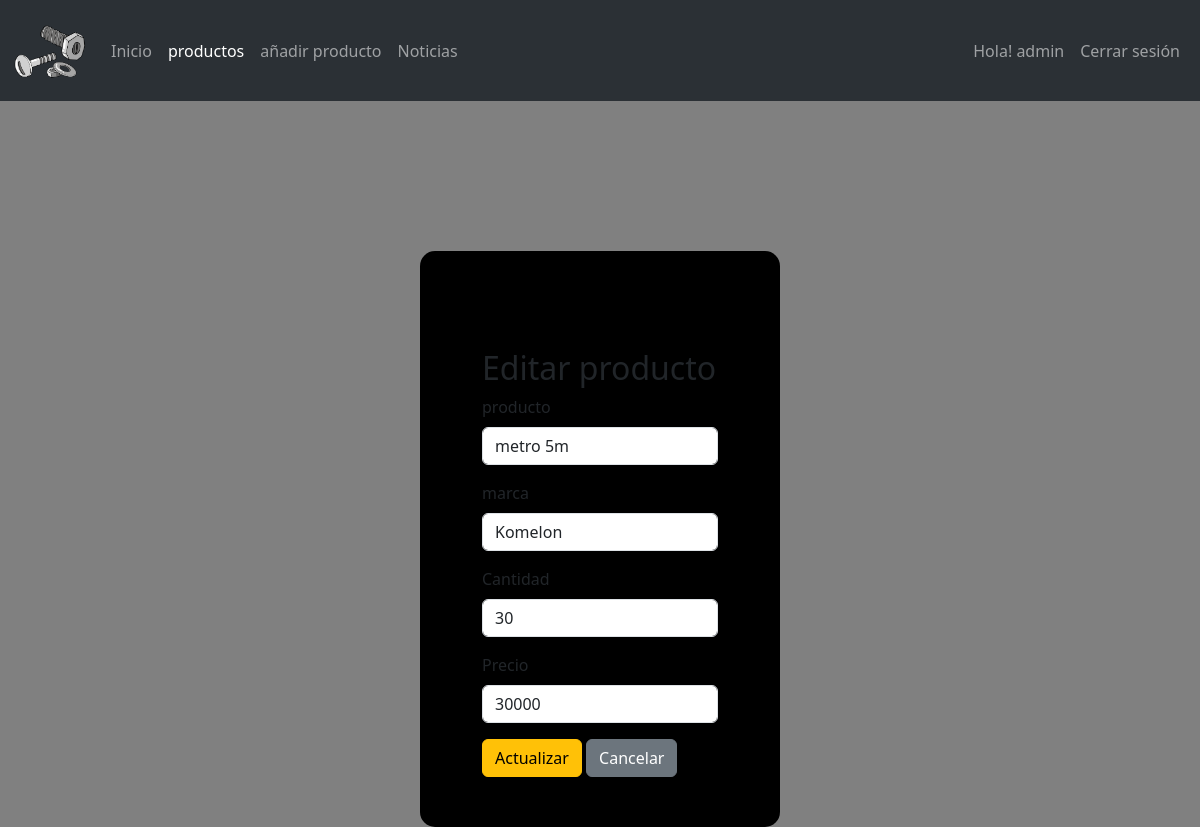
Screenshot of /admin/editar_producto.php?id=13 (signed in) with the database file from the repository.
### tables this page shows
CREATE TABLE IF NOT EXISTS `productos` (
  `id` int(11) NOT NULL AUTO_INCREMENT,
  `producto` text NOT NULL,
  `marca` text NOT NULL,
  `cantidad` int(11) NOT NULL,
  `precio` int(11) NOT NULL,
  PRIMARY KEY (`id`)
);

### admin/editar_producto.php (the view, shortened to what this page needs)
<?php
require('../conexion.php');
if (isset($_GET['id'])) {
    $id = $_GET['id'];
    $query = "SELECT * FROM productos WHERE id = $id";
    $resultado = mysqli_query($conn, $query);
    $producto = mysqli_fetch_array($resultado);
}
?>
<!DOCTYPE html>
<html lang="en">
<head>
    <link href="https://cdn.jsdelivr.net/npm/bootstrap@5.3.3/dist/css/bootstrap.min.css" rel="stylesheet">
    <link rel="stylesheet" href="../style.css">
</head>
<body>
<?php include "barra-navegacion-admin.php";
?>
    <div id="container">
        <div id="recuadro">
            <div class="container mt-5">
                <h2>Editar producto</h2>
                <form action="actualizar_producto.php" method="POST">
                    <div class="mb-3">
                        <label class="form-label">producto</label>
                        <input type="text" name="producto" class="form-control" value="<?php echo $producto['producto']; ?>" required>
                    </div>
                    <div class="mb-3">
                        <label class="form-label">marca</label>
                        <input type="text" name="marca" class="form-control" value="<?php echo $producto['marca']; ?>">
                    </div>
                    <div class="mb-3">
                        <label class="form-label">Cantidad</label>
                        <input type="int" name="cantidad" class="form-control" value="<?php echo $producto['cantidad']; ?>" required>
                    </div>
                    <div class="mb-3">
                        <label class="form-label">Precio</label>
                        <input type="int" name="precio" class="form-control" value="<?php echo $producto['precio']; ?>" required>
                    </div>
                    <button type="submit" class="btn btn-warning">Actualizar</button>
                    <a href="inventario.php" class="btn btn-secondary">Cancelar</a>
                </form>
            </div>
        </div>
    </div>
</body>
</html>

### style.css (style rules this page uses)
body { background-color:gray; }
#container { background-color: black; margin: auto; margin-top: 150px; width: 30%; padding: 50px; border-radius: 15px; }

### rows the page displays
productos: producto "metro 5m", marca "Komelon", cantidad "30", precio "30000"

### other values shown
$_SESSION['nombre'] "admin"
